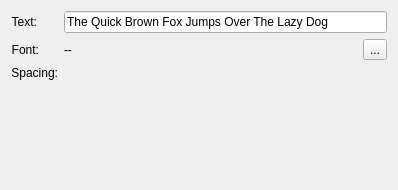
<?xml version="1.0" encoding="UTF-8"?>
<ui version="4.0">
 <class>KisWdgTextBrush</class>
 <widget class="QWidget" name="KisWdgTextBrush">
  <property name="geometry">
   <rect>
    <x>0</x>
    <y>0</y>
    <width>398</width>
    <height>190</height>
   </rect>
  </property>
  <property name="windowTitle">
   <string>Text</string>
  </property>
  <layout class="QVBoxLayout" name="verticalLayout">
   <item>
    <layout class="QFormLayout" name="formLayout">
     <item row="0" column="0">
      <widget class="QLabel" name="labelText">
       <property name="text">
        <string>Text:</string>
       </property>
       <property name="alignment">
        <set>Qt::AlignRight|Qt::AlignTrailing|Qt::AlignVCenter</set>
       </property>
      </widget>
     </item>
     <item row="0" column="1">
      <widget class="KLineEdit" name="lineEdit">
       <property name="minimumSize">
        <size>
         <width>120</width>
         <height>0</height>
        </size>
       </property>
       <property name="font">
        <font>
         <weight>50</weight>
         <italic>false</italic>
         <bold>false</bold>
         <underline>false</underline>
         <strikeout>false</strikeout>
        </font>
       </property>
       <property name="text">
        <string>The Quick Brown Fox Jumps Over The Lazy Dog</string>
       </property>
      </widget>
     </item>
     <item row="1" column="0">
      <widget class="QLabel" name="label">
       <property name="text">
        <string>Font:</string>
       </property>
       <property name="alignment">
        <set>Qt::AlignRight|Qt::AlignTrailing|Qt::AlignVCenter</set>
       </property>
      </widget>
     </item>
     <item row="1" column="1">
      <layout class="QHBoxLayout" name="horizontalLayout">
       <item>
        <widget class="QLabel" name="lblFont">
         <property name="sizePolicy">
          <sizepolicy hsizetype="Preferred" vsizetype="Preferred">
           <horstretch>0</horstretch>
           <verstretch>0</verstretch>
          </sizepolicy>
         </property>
         <property name="text">
          <string>--</string>
         </property>
        </widget>
       </item>
       <item>
        <widget class="QToolButton" name="bnFont">
         <property name="sizePolicy">
          <sizepolicy hsizetype="Fixed" vsizetype="Fixed">
           <horstretch>0</horstretch>
           <verstretch>0</verstretch>
          </sizepolicy>
         </property>
         <property name="text">
          <string>...</string>
         </property>
         <property name="shortcut">
          <string/>
         </property>
        </widget>
       </item>
      </layout>
     </item>
     <item row="2" column="0">
      <widget class="QLabel" name="label_2">
       <property name="text">
        <string>Spacing:</string>
       </property>
       <property name="alignment">
        <set>Qt::AlignRight|Qt::AlignTrailing|Qt::AlignVCenter</set>
       </property>
      </widget>
     </item>
     <item row="2" column="1">
      <widget class="KisDoubleSliderSpinBox" name="inputSpacing" native="true"/>
     </item>
    </layout>
   </item>
   <item>
    <spacer name="spacer2">
     <property name="orientation">
      <enum>Qt::Vertical</enum>
     </property>
     <property name="sizeType">
      <enum>QSizePolicy::Expanding</enum>
     </property>
     <property name="sizeHint" stdset="0">
      <size>
       <width>20</width>
       <height>94</height>
      </size>
     </property>
    </spacer>
   </item>
  </layout>
 </widget>
 <layoutdefault spacing="6" margin="11"/>
 <customwidgets>
  <customwidget>
   <class>KLineEdit</class>
   <extends>QLineEdit</extends>
   <header>klineedit.h</header>
  </customwidget>
  <customwidget>
   <class>KisDoubleSliderSpinBox</class>
   <extends>QWidget</extends>
   <header>kis_slider_spin_box.h</header>
   <container>1</container>
  </customwidget>
 </customwidgets>
 <resources/>
 <connections/>
</ui>
